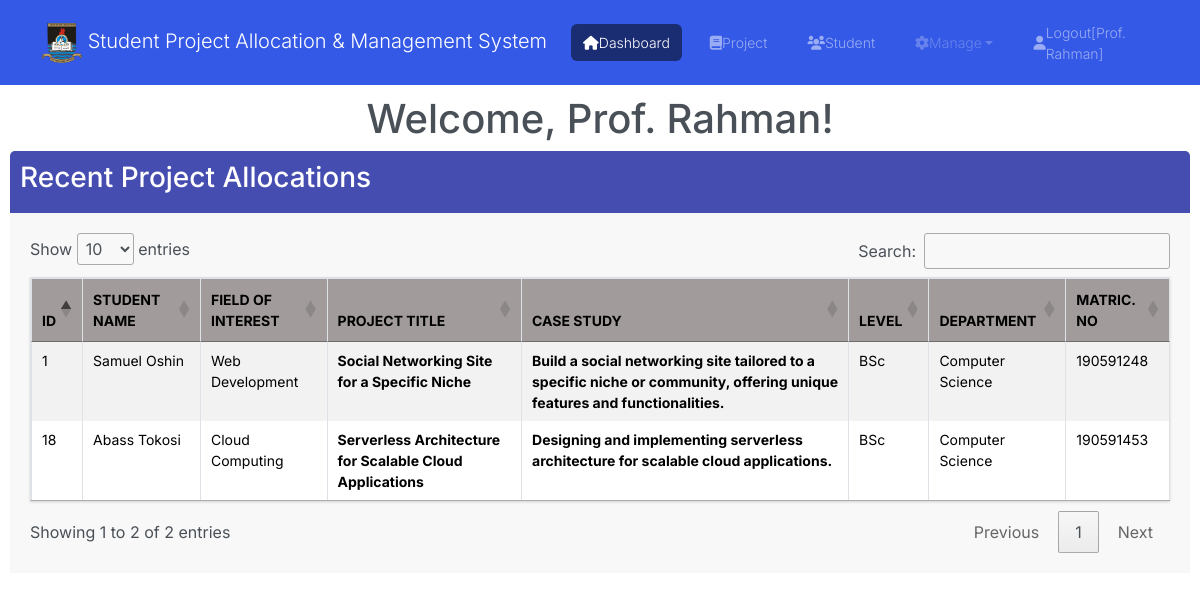
/lecturer_dashboard.php (signed in), run on the app's committed database.
### tables this page shows
CREATE TABLE `lecturer` (
  `id` int(11) NOT NULL,
  `name` varchar(100) NOT NULL,
  `username` varchar(50) NOT NULL,
  `password` varchar(255) NOT NULL
);

CREATE TABLE `student` (
  `id` int(11) NOT NULL,
  `name` varchar(255) NOT NULL,
  `department` varchar(50) NOT NULL DEFAULT 'Computer Science',
  `field_of_interest` varchar(255) NOT NULL,
  `level` varchar(50) NOT NULL DEFAULT 'BSc',
  `matric` varchar(50) NOT NULL,
  `date` date NOT NULL,
  `project_id` int(11) NOT NULL,
  `lecturer_id` int(11) DEFAULT NULL
);

CREATE TABLE `project` (
  `id` int(11) NOT NULL,
  `project_name` varchar(255) NOT NULL,
  `project_case` varchar(255) NOT NULL,
  `project_level` varchar(50) NOT NULL DEFAULT 'BSc',
  `allocation` tinyint(1) NOT NULL DEFAULT 0,
  `field_of_interest` varchar(255) DEFAULT NULL
);

### lecturer_dashboard.php (the view, shortened to what this page needs)
<?php
require 'init.php';
?>
<?php include 'head.php'; ?>
<body>
    <?php include 'lecturer_nav.php'; ?>
    <div class="dashboard-content">
        <h1 class="text-center">Welcome, <?php echo $lecturer_name; ?>!</h1>
        <div class="profile-inct">
            <div class="prof-Head">
                <h3>Recent Project Allocations</h3>
            </div>
            <div class="table-responsive">
                <table class="table table-bordered table-striped table-hover project_table">
                    <thead>
                        <tr>
                            <th>ID</th>
                            <th>Student Name</th>
                            <th>Field of Interest</th>
                            <th>Project Title</th>
                            <th>Case Study</th>
                            <th>Level</th>
                            <th>Department</th>
                            <th>Matric. NO</th>
                        </tr>
                    </thead>
                    <tbody>
                        <?php
                        $lecturer_id = $_SESSION['lecturer_id'];
                        $stmt = $db->prepare("SELECT s.id, s.name, s.matric, s.level, s.department, s.field_of_interest, s.project_id, s.date, p.project_name, p.project_case
                                        FROM student s
                                        JOIN project p ON s.project_id = p.id
                                        WHERE s.lecturer_id = :lecturer_id");
                        $stmt->bindParam(':lecturer_id', $lecturer_id, PDO::PARAM_INT);
                        $stmt->execute();
                        $rows = $stmt->fetchAll(PDO::FETCH_ASSOC);
                        foreach ($rows as $row) {
                        ?>
                            <tr>
                                <td><?php echo $row['id']; ?></td>
                                <td><?php echo $row['name']; ?></td>
                                <td><?php echo $row['field_of_interest']; ?></td>
                                <td class="fw-bold"><?php echo $row['project_name']; ?></td>
                                <td class="fw-bold"><?php echo $row['project_case']; ?></td>
                                <td><?php echo $row['level']; ?></td>
                                <td><?php echo $row['department']; ?></td>
                                <td><?php echo $row['matric']; ?></td>
                            </tr>
                        <?php
                        }
                        ?>
                    </tbody>
                </table>
            </div>
        </div>
    </div>
    <?php include 'footer.php'; ?>
</body>
</html>

### lecturer_nav.php (shortened to what this page needs)
<?php
$lecturer_name = "";
$lecturer_id = $_SESSION['lecturer_id'];
$stmt = $db->prepare("SELECT name FROM lecturer WHERE id = :lecturer_id");
$stmt->bindParam(':lecturer_id', $lecturer_id, PDO::PARAM_INT);
$stmt->execute();
$result = $stmt->fetch(PDO::FETCH_ASSOC);
if ($result) {
    $lecturer_name = $result['name'];
}
?>
<nav class="navbar navbar-expand-lg navbar-dark bg-primary">
    <div class="container">
    <a class="navbar-brand" href="lecturer_dashboard.php"><img src="image/lasu logo.png" class="img-rounded img-responsive" width="40" height="40"> Student Project Allocation &amp; Management System</a>
        <div class="collapse navbar-collapse" id="myNavbar">
            <ul class="navbar-nav">
                <li class="nav-item">
                    <a class="nav-link <?php echo (basename($_SERVER['PHP_SELF']) == 'lecturer_dashboard.php') ? 'active' : ''; ?> d-flex align-items-center" href="lecturer_dashboard.php"><i class="fa fa-home"></i> Dashboard</a>
                </li>
                <li class="nav-item">
                    <a class="nav-link <?php echo (basename($_SERVER['PHP_SELF']) == 'createprojectL.php') ? 'active' : ''; ?> d-flex align-items-center" href="createprojectL.php"><i class="fa fa-book"></i> Project</a>
                </li>
                <li class="nav-item">
                    <a class="nav-link <?php echo (basename($_SERVER['PHP_SELF']) == 'studentsL.php') ? 'active' : ''; ?> d-flex align-items-center" href="studentsL.php"><i class="fa fa-users"></i> Student</a>
                </li>
                <li class="nav-item dropdown ">
                    <a class="disabled nav-link dropdown-toggle d-flex align-items-center" href="#" id="manageDropdown" role="button" data-toggle="dropdown" aria-haspopup="true" aria-expanded="false" >
                        <i class="fa fa-cog"></i> Manage
                    </a>
                </li>
            </ul>
            <ul class="navbar-nav ml-auto ">
                <li class="nav-item" id="logout ">
                    <a class="nav-link d-flex align-items-center" href="logout.php"><span class="fa fa-user"></span> Logout[<?php echo $lecturer_name; ?>]</a>
                </li>
            </ul>
        </div>
    </div>
</nav>

### css/styles.css (style rules this page uses)
* { padding: 0; margin: 0; box-sizing: border-box; }
.navbar { font-size: .875rem; font-weight: 0; }
.navbar-brand { font-size: 1em; }
.table-responsive { padding: 20px; }
.dashboard-content { padding: 10px; }
.navbar-nav a.active { background-color: #06305a; color: #fff; }
.project_table { font-size: 12px; }
.project_table th, .project_table td { padding: 5px; }
.project_table thead th { background-color: #a19b9b; }

### css/profilesty.css (style rules this page uses)
* { padding: 0; margin: 0; box-sizing: border-box; }
.navbar { font-size: .875rem; font-weight: 0; }
.navbar-brand { font-size: 1em; }
.table-responsive { padding: 20px; }
.dashboard-content { padding: 10px; }
.navbar-nav a.active { background-color: #06305a; color: #fff; }
.project_table { font-size: 12px; }
.project_table th, .project_table td { padding: 5px; }
.project_table thead th { background-color: #a19b9b; }
.profile-inct { inset: 1px 1px 2px 0 #e8ebee; border-radius: 6px 6px 0px 0px; background-color: #f8f8f8; }
.prof-Head { padding: 10px; color: #fff; border-radius: 5px 5px 0px 0px; background-color: #464db1; }
::placeholder { font-size: 0.9rem; font-weight: 400; line-height: 1.5; }

### data on the page
lecturer: name "Prof. Rahman"
student: id "1", name "Samuel Oshin", field_of_interest "Web Development", project.project_name "Social Networking Site for a Specific Niche", project.project_case "Build a social networking site tailored to a specific niche or community, offering unique features and functionalities.", level "BSc", department "Computer Science", matric "190591248"
student: id "18", name "Abass Tokosi", field_of_interest "Cloud Computing", project.project_name "Serverless Architecture for Scalable Cloud Applications", project.project_case "Designing and implementing serverless architecture for scalable cloud applications.", level "BSc", department "Computer Science", matric "190591453"
